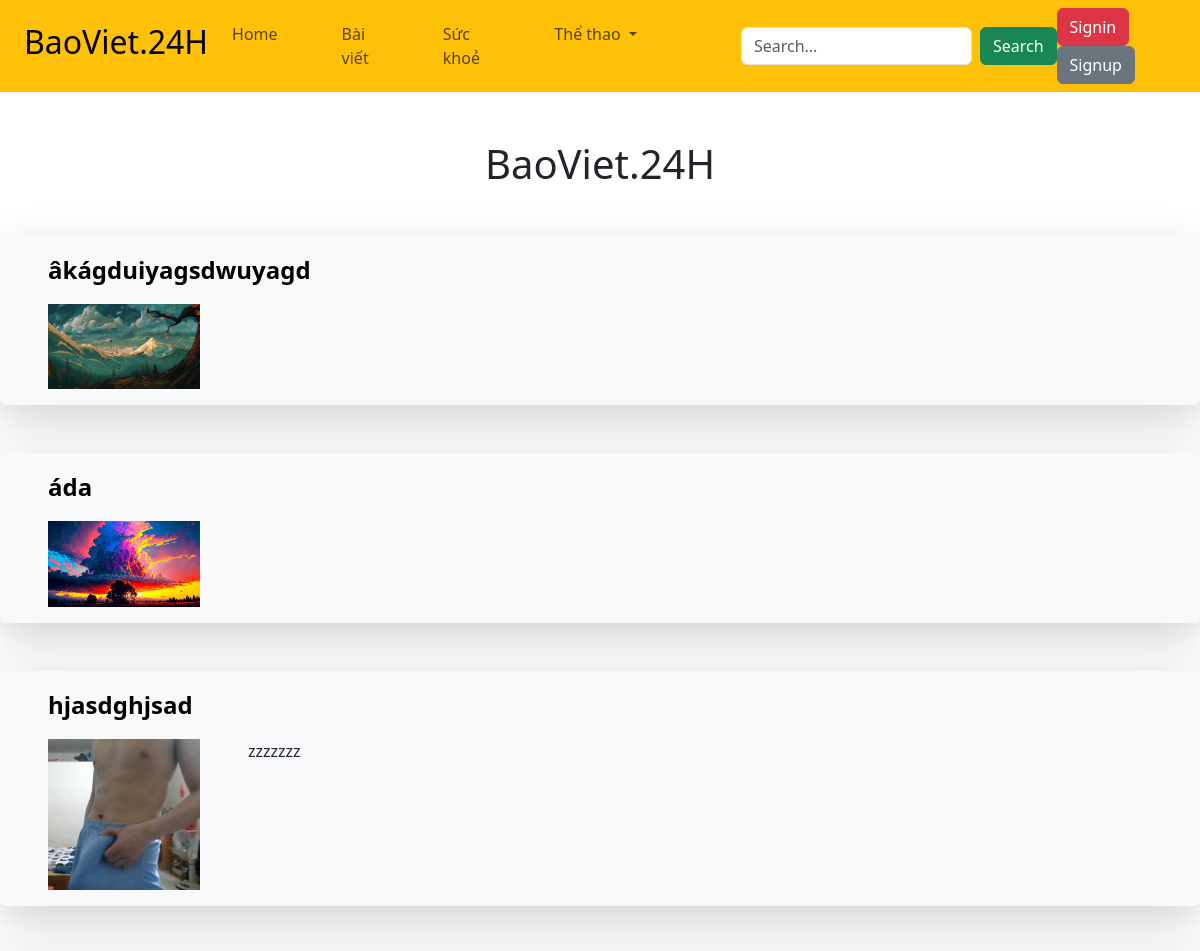
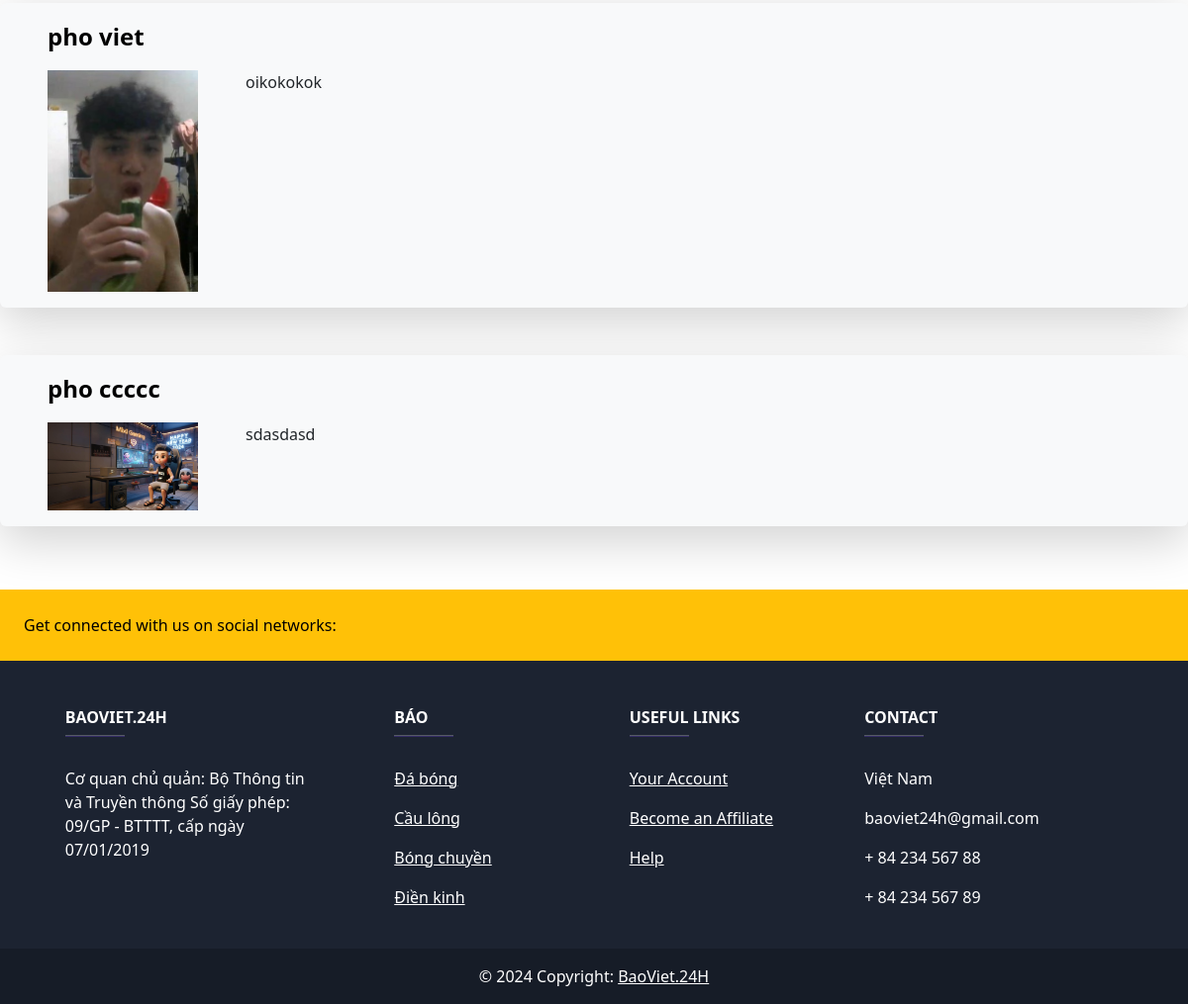
The page / on the database its author committed (2 pictures, top to bottom).
### posts/models.py (models this page shows, shortened)
class Post(models.Model):
    title = models.CharField(max_length=2000)
    content = models.TextField()
    content2 = models.TextField(default='')
    image = models.ImageField(upload_to='images/', blank=True, null=True)
    created_at = models.DateTimeField(auto_now_add=True)
    updated_at = models.DateTimeField(auto_now=True)

### posts/views.py (the view)
# urls.py: path('', post_views.post_list, name='post_list'),
def post_list(request):
    posts = Post.objects.all()
    return render(request, 'posts/post_list.html', {'posts': posts})

### posts/Templates/posts/post_list.html (shortened to what this page needs)
<!DOCTYPE html>
<html>
  <head>
    <link
      rel="stylesheet"
      href="https://cdn.jsdelivr.net/npm/bootstrap@5.3.2/dist/css/bootstrap.min.css"
    />
  </head>
  <body>
    <nav class="navbar navbar-expand-lg navbar-light bg-warning">
      <a class="navbar-brand" href="/">
        <h2 class="ps-4">BaoViet.24H</h2>
      </a>
      <div
        class="collapse navbar-collapse d-flex justify-content-evenly"
        id="navbarTogglerDemo03"
      >
        <ul class="navbar-nav mr-auto mt-2 mt-lg-0">
          <li class="nav-item active pe-5">
            <a class="nav-link" href="/">Home</a>
          </li>
          <li class="nav-item pe-5">
            <a class="nav-link" href="/post">Bài viết</a>
          </li>
          <li class="nav-item pe-5">
            <a class="nav-link" href="/post">Sức khoẻ</a>
          </li>
          <li class="nav-item dropdown pe-5">
            <a
              class="nav-link dropdown-toggle"
              href="#"
              role="button"
              data-bs-toggle="dropdown"
              aria-expanded="false"
            >
              Thể thao
            </a>
          </li>
        </ul>
        <form
          class="form-inline my-2 my-lg-0 d-flex ms-5"
          method="GET"
          action="{% url 'search_view' %}"
        >
          <input
            class="form-control mr-sm-2 me-2"
            type="text"
            placeholder="Search..."
            name="q"
          />
          <button class="btn btn-success my-2 my-sm-0" type="submit">
            Search
          </button>
        </form>
        <div>
          {% if user.is_authenticated %}
          <div class="d-flex">
            <a class="navbar-text pe-3 text-decoration-none" href="#">
              <p class="navbar-text pe-3 pt-3">Welcome, {{ user.username }}</p>
            </a>
            <div>
              <form
                method="POST"
                action="{% url 'logout' %}"
                class="d-flex"
                role="search"
              >
                {% csrf_token %}
                <button class="btn btn-danger mt-3" type="submit">
                  Logout
                </button>
              </form>
            </div>
          </div>
          {% else %}
          <a class="btn btn-danger" href="/login">Signin</a>
          <a class="btn btn-secondary" href="/register">Signup</a>
          {% endif %}
        </div>
      </div>
    </nav>
    <h1 class="text-center mt-5">BaoViet.24H</h1>
    <ul class="d-flex flex-column list-unstyled mt-5">
      {% for post in posts %}
      <li
        class="shadow-lg p-3 mb-5 bg-body-tertiary rounded ps-5 d-flex flex-column"
      >
        <a
          class="link-offset-2 link-underline link-underline-opacity-0 text-black pe-5 fs-4 text fw-semibold pb-3"
          href="{% url 'post_detail' pk=post.pk %}"
          >{{ post.title }}</a
        >
        <div class="d-flex text-break">
          <a href="{% url 'post_detail' pk=post.pk %}">
            {% if post.image %}
            <img
              class="pe-5"
              src="{{ post.image.url }}"
              alt="{{ post.title }}"
              style="max-width: 200px"
            />
            {% endif %}
          </a>
          <div class="pe-5">{{ post.content2 }}</div>
        </div>
      </li>
      {% endfor %}
    </ul>
    <footer
      class="text-center text-lg-start text-white"
      style="background-color: #1c2331"
    >
      <section class="d-flex justify-content-between p-4 bg-warning">
        <div class="me-5">
          <span class="text-black"
            >Get connected with us on social networks:</span
          >
        </div>
        <div>
        </div>
      </section>
      <section class="">
        <div class="container text-center text-md-start mt-5">
          <div class="row mt-3">
            <div class="col-md-3 col-lg-4 col-xl-3 mx-auto mb-4">
              <h6 class="text-uppercase fw-bold">BaoViet.24H</h6>
              <hr
                class="mb-4 mt-0 d-inline-block mx-auto"
                style="width: 60px; background-color: #7c4dff; height: 2px"
              />
              <p>
                Cơ quan chủ quản: Bộ Thông tin và Truyền thông Số giấy phép:
                09/GP - BTTTT, cấp ngày 07/01/2019
              </p>
            </div>
            <div class="col-md-2 col-lg-2 col-xl-2 mx-auto mb-4">
              <h6 class="text-uppercase fw-bold">Báo</h6>
              <hr
                class="mb-4 mt-0 d-inline-block mx-auto"
                style="width: 60px; background-color: #7c4dff; height: 2px"
              />
              <p>
                <a href="#!" class="text-white">Đá bóng</a>
              </p>
              <p>
                <a href="#!" class="text-white">Cầu lông</a>
              </p>
              <p>
                <a href="#!" class="text-white">Bóng chuyền</a>
              </p>
              <p>
                <a href="#!" class="text-white">Điền kinh</a>
              </p>
            </div>
            <div class="col-md-3 col-lg-2 col-xl-2 mx-auto mb-4">
              <h6 class="text-uppercase fw-bold">Useful links</h6>
              <hr
                class="mb-4 mt-0 d-inline-block mx-auto"
                style="width: 60px; background-color: #7c4dff; height: 2px"
              />
              <p>
                <a href="#!" class="text-white">Your Account</a>
              </p>
              <p>
                <a href="#!" class="text-white">Become an Affiliate</a>
              </p>
              <p>
                <a href="#!" class="text-white">Help</a>
              </p>
            </div>
            <div class="col-md-4 col-lg-3 col-xl-3 mx-auto mb-md-0 mb-4">
              <h6 class="text-uppercase fw-bold">Contact</h6>
              <hr
                class="mb-4 mt-0 d-inline-block mx-auto"
                style="width: 60px; background-color: #7c4dff; height: 2px"
              />
              <p> Việt Nam</p>
              <p> baoviet24h@gmail.com</p>
              <p> + 84 234 567 88</p>
              <p> + 84 234 567 89</p>
            </div>
          </div>
        </div>
      </section>
      <div class="text-center p-3" style="background-color: rgba(0, 0, 0, 0.2)">
        © 2024 Copyright:
        <a class="text-white" href="#">BaoViet.24H</a>
      </div>
    </footer>
  </body>
</html>

### rows shown on the page
Post: title "âkágduiyagsdwuyagd", image (picture)
Post: title "áda", image (picture)
Post: title "hjasdghjsad", image (picture), content2 "zzzzzzz"
Post: title "pho viet", image (picture), content2 "oikokokok"
Post: title "pho ccccc", image (picture), content2 "sdasdasd"
